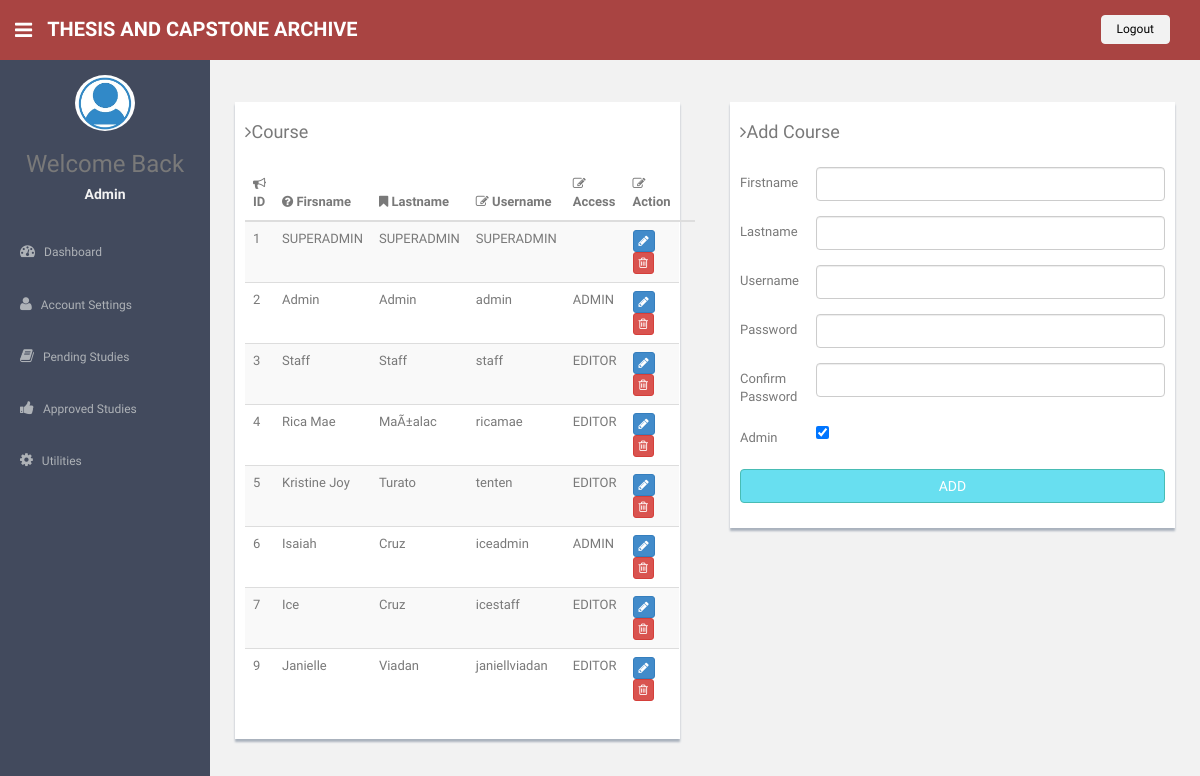
Page /utilities.php (signed in) on the earlier database version.
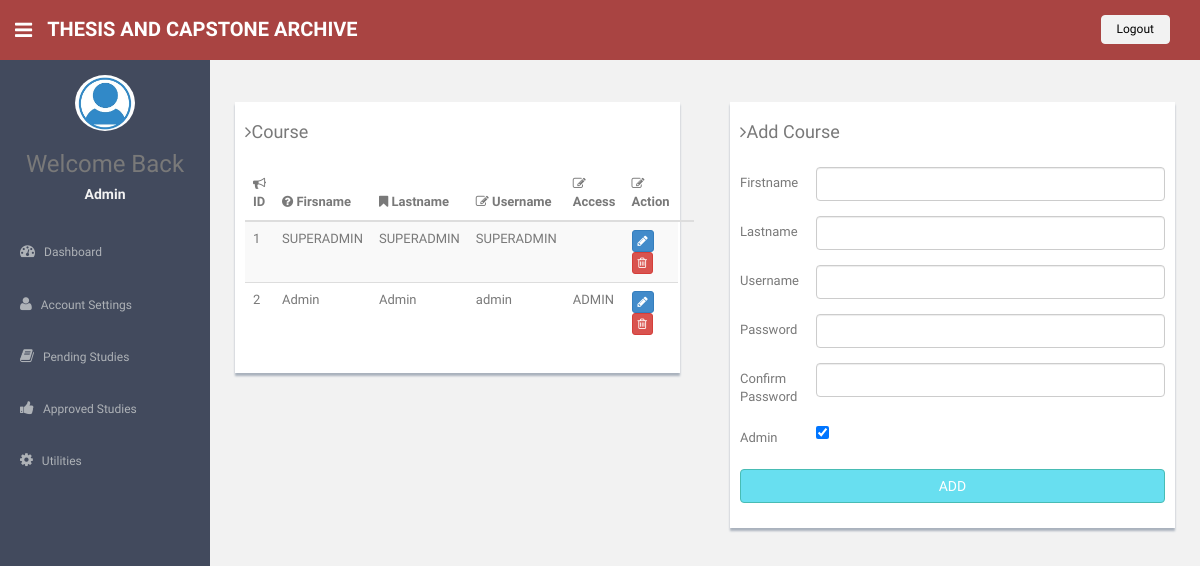
Same page on the later database version.
### tables this page shows
CREATE TABLE `tbluser` (
  `uid` int(11) NOT NULL,
  `firstname` varchar(25) NOT NULL,
  `lastname` varchar(25) NOT NULL,
  `username` varchar(25) NOT NULL,
  `password` varchar(60) NOT NULL,
  `role` varchar(6) NOT NULL
);

### utilities.php (the view, shortened to what the changed rows need)
<?php
include('./include/db.php');
include('./include/header.php');
?>
      <section id="main-content">
          <section class="wrapper">
              <div class="row mt">
                  <div class="col-md-6">
                      <div class="form-panel">
                          <table class="table table-striped table-advance table-hover">
                              <thead>
                              <tr>
                                  <th><i class="fa fa-bullhorn"></i> ID</th>
                                  <th><i class="fa fa-question-circle"></i> Firsname</th>
                                  <th><i class="fa fa-bookmark"></i> Lastname</th>
                                  <th><i class=" fa fa-edit"></i> Username</th>
								   <th><i class=" fa fa-edit"></i> Access</th>
								   <th><i class=" fa fa-edit"></i> Action</th>
                                  <th></th>
                              </tr>
                              </thead>
                              <tbody>
							  <?php
							 $sql = "SELECT * FROM tbluser";
								$result = $conn->query($sql);
								if ($result->num_rows > 0) {
										while($row = $result->fetch_assoc()) {
										$uid=$row["uid"] ;
										$firstname=$row["firstname"];
										$lastname=$row["lastname"];
										$username=$row["username"];
										$role=$row["role"];
									 echo '<tr>';
									 echo'<td>'.$uid.'</td>';
									 echo'<td>'.$firstname.'</td>';
									  echo'<td>'.$lastname.'</td>';
									 echo'<td>'.$username.'</td>';
									 echo'<td>'.$role.'</td>';
									 echo '<td>';
									 echo'<button class="btn btn-primary btn-xs">';
									 echo "<a  class='myedit' href='course.php?edit={$uid}'>";
									 echo '<i class="fa fa-pencil">';
									 echo'</a>';
									 echo'</button>';
									 echo'<button class="btn btn-danger btn-xs">';
									 echo "<a class='mydelete' href='accounts.php?delete={$uid}'>";
									 echo '<i class="fa fa-trash-o">';
									 echo'</a>';
									 echo'</button>';
									 echo'</td>';
									 echo'</tr>';
							 }
									 echo '</table>';
							}else {
									echo '0 results';
									}
							  ?>
                      </div>
                  </div>
	</div>
		</section><! --/wrapper -->
      </section>
  <?php
  include ('./include/footer.php');
  ?>

Differences in the rows shown:
removed tbluser: uid "3", firstname "Staff", lastname "Staff", username "staff", role "EDITOR"
removed tbluser: uid "4", firstname "Rica Mae", lastname "MaÃ±alac", username "ricamae", role "EDITOR"
removed tbluser: uid "5", firstname "Kristine Joy", lastname "Turato", username "tenten", role "EDITOR"
removed tbluser: uid "6", firstname "Isaiah", lastname "Cruz", username "iceadmin", role "ADMIN"
removed tbluser: uid "7", firstname "Ice", lastname "Cruz", username "icestaff", role "EDITOR"
removed tbluser: uid "9", firstname "Janielle", lastname "Viadan", username "janiellviadan", role "EDITOR"
